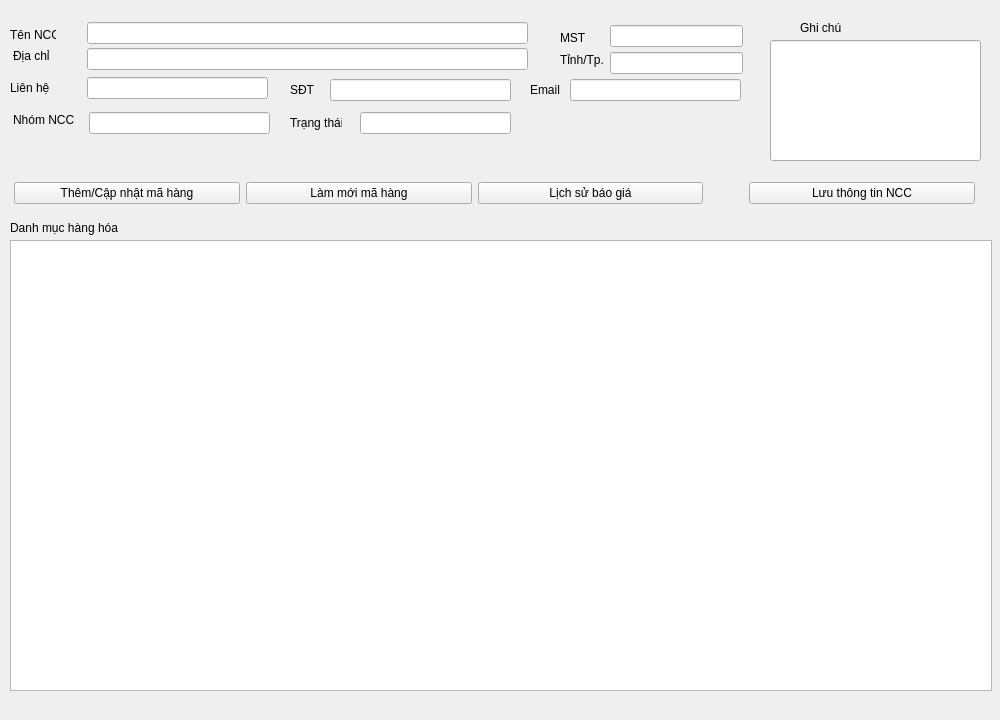
<?xml version="1.0" encoding="UTF-8"?>
<ui version="4.0">
 <class>SupplierDetailWindow</class>
 <widget class="QMainWindow" name="SupplierDetailWindow">
  <property name="geometry">
   <rect>
    <x>0</x>
    <y>0</y>
    <width>1000</width>
    <height>720</height>
   </rect>
  </property>
  <property name="windowTitle">
   <string>Chi tiết nhà cung cấp</string>
  </property>
  <widget class="QWidget" name="centralwidget">
   <widget class="QLabel" name="label_products">
    <property name="geometry">
     <rect>
      <x>10</x>
      <y>220</y>
      <width>121</width>
      <height>16</height>
     </rect>
    </property>
    <property name="text">
     <string>Danh mục hàng hóa</string>
    </property>
   </widget>
   <widget class="QTableWidget" name="table_products">
    <property name="geometry">
     <rect>
      <x>10</x>
      <y>240</y>
      <width>982</width>
      <height>451</height>
     </rect>
    </property>
   </widget>
   <widget class="QWidget" name="layoutWidget">
    <property name="geometry">
     <rect>
      <x>14</x>
      <y>180</y>
      <width>961</width>
      <height>26</height>
     </rect>
    </property>
    <layout class="QHBoxLayout" name="horizontalLayoutButtons">
     <item>
      <widget class="QPushButton" name="but_add_item">
       <property name="text">
        <string>Thêm/Cập nhật mã hàng</string>
       </property>
      </widget>
     </item>
     <item>
      <widget class="QPushButton" name="but_reload_item">
       <property name="text">
        <string>Làm mới mã hàng</string>
       </property>
      </widget>
     </item>
     <item>
      <widget class="QPushButton" name="but_upload_quote">
       <property name="text">
        <string>Lịch sử báo giá</string>
       </property>
      </widget>
     </item>
     <item>
      <spacer name="horizontalSpacer">
       <property name="orientation">
        <enum>Qt::Vertical</enum>
       </property>
       <property name="sizeHint" stdset="0">
        <size>
         <width>40</width>
         <height>20</height>
        </size>
       </property>
      </spacer>
     </item>
     <item>
      <widget class="QPushButton" name="but_save">
       <property name="text">
        <string>Lưu thông tin NCC</string>
       </property>
      </widget>
     </item>
    </layout>
   </widget>
   <widget class="QLineEdit" name="txt_notes">
    <property name="geometry">
     <rect>
      <x>770</x>
      <y>40</y>
      <width>211</width>
      <height>121</height>
     </rect>
    </property>
   </widget>
   <widget class="QLineEdit" name="txt_status">
    <property name="geometry">
     <rect>
      <x>360</x>
      <y>112</y>
      <width>151</width>
      <height>22</height>
     </rect>
    </property>
   </widget>
   <widget class="QLabel" name="label_notes">
    <property name="geometry">
     <rect>
      <x>800</x>
      <y>20</y>
      <width>61</width>
      <height>16</height>
     </rect>
    </property>
    <property name="text">
     <string>Ghi chú</string>
    </property>
   </widget>
   <widget class="QLabel" name="label_address">
    <property name="geometry">
     <rect>
      <x>13</x>
      <y>48</y>
      <width>36</width>
      <height>16</height>
     </rect>
    </property>
    <property name="text">
     <string>Địa chỉ</string>
    </property>
   </widget>
   <widget class="QLabel" name="label_tax">
    <property name="geometry">
     <rect>
      <x>560</x>
      <y>30</y>
      <width>51</width>
      <height>16</height>
     </rect>
    </property>
    <property name="text">
     <string>MST</string>
    </property>
   </widget>
   <widget class="QLineEdit" name="txt_province">
    <property name="geometry">
     <rect>
      <x>610</x>
      <y>52</y>
      <width>133</width>
      <height>22</height>
     </rect>
    </property>
   </widget>
   <widget class="QLabel" name="label_group">
    <property name="geometry">
     <rect>
      <x>13</x>
      <y>112</y>
      <width>62</width>
      <height>16</height>
     </rect>
    </property>
    <property name="text">
     <string>Nhóm NCC</string>
    </property>
   </widget>
   <widget class="QLineEdit" name="txt_address">
    <property name="geometry">
     <rect>
      <x>87</x>
      <y>48</y>
      <width>441</width>
      <height>22</height>
     </rect>
    </property>
   </widget>
   <widget class="QLabel" name="label_province">
    <property name="geometry">
     <rect>
      <x>560</x>
      <y>52</y>
      <width>81</width>
      <height>16</height>
     </rect>
    </property>
    <property name="text">
     <string>Tỉnh/Tp.</string>
    </property>
   </widget>
   <widget class="QLabel" name="label_status">
    <property name="geometry">
     <rect>
      <x>290</x>
      <y>115</y>
      <width>52</width>
      <height>16</height>
     </rect>
    </property>
    <property name="text">
     <string>Trạng thái</string>
    </property>
   </widget>
   <widget class="QLineEdit" name="txt_group">
    <property name="geometry">
     <rect>
      <x>89</x>
      <y>112</y>
      <width>181</width>
      <height>22</height>
     </rect>
    </property>
   </widget>
   <widget class="QLineEdit" name="txt_email">
    <property name="geometry">
     <rect>
      <x>570</x>
      <y>79</y>
      <width>171</width>
      <height>22</height>
     </rect>
    </property>
   </widget>
   <widget class="QLabel" name="label_phone">
    <property name="geometry">
     <rect>
      <x>290</x>
      <y>82</y>
      <width>31</width>
      <height>16</height>
     </rect>
    </property>
    <property name="text">
     <string>SĐT</string>
    </property>
   </widget>
   <widget class="QLineEdit" name="txt_phone">
    <property name="geometry">
     <rect>
      <x>330</x>
      <y>79</y>
      <width>181</width>
      <height>22</height>
     </rect>
    </property>
   </widget>
   <widget class="QLabel" name="label_email">
    <property name="geometry">
     <rect>
      <x>530</x>
      <y>82</y>
      <width>41</width>
      <height>16</height>
     </rect>
    </property>
    <property name="text">
     <string>Email</string>
    </property>
   </widget>
   <widget class="QLabel" name="label_name">
    <property name="geometry">
     <rect>
      <x>10</x>
      <y>27</y>
      <width>46</width>
      <height>16</height>
     </rect>
    </property>
    <property name="text">
     <string>Tên NCC</string>
    </property>
   </widget>
   <widget class="QLineEdit" name="txt_contact">
    <property name="geometry">
     <rect>
      <x>87</x>
      <y>77</y>
      <width>181</width>
      <height>22</height>
     </rect>
    </property>
   </widget>
   <widget class="QLabel" name="label_contact">
    <property name="geometry">
     <rect>
      <x>10</x>
      <y>80</y>
      <width>71</width>
      <height>16</height>
     </rect>
    </property>
    <property name="text">
     <string>Liên hệ</string>
    </property>
   </widget>
   <widget class="QLineEdit" name="txt_tax">
    <property name="geometry">
     <rect>
      <x>610</x>
      <y>25</y>
      <width>133</width>
      <height>22</height>
     </rect>
    </property>
   </widget>
   <widget class="QLineEdit" name="txt_name">
    <property name="geometry">
     <rect>
      <x>87</x>
      <y>22</y>
      <width>441</width>
      <height>22</height>
     </rect>
    </property>
   </widget>
  </widget>
 </widget>
 <resources/>
 <connections/>
</ui>
